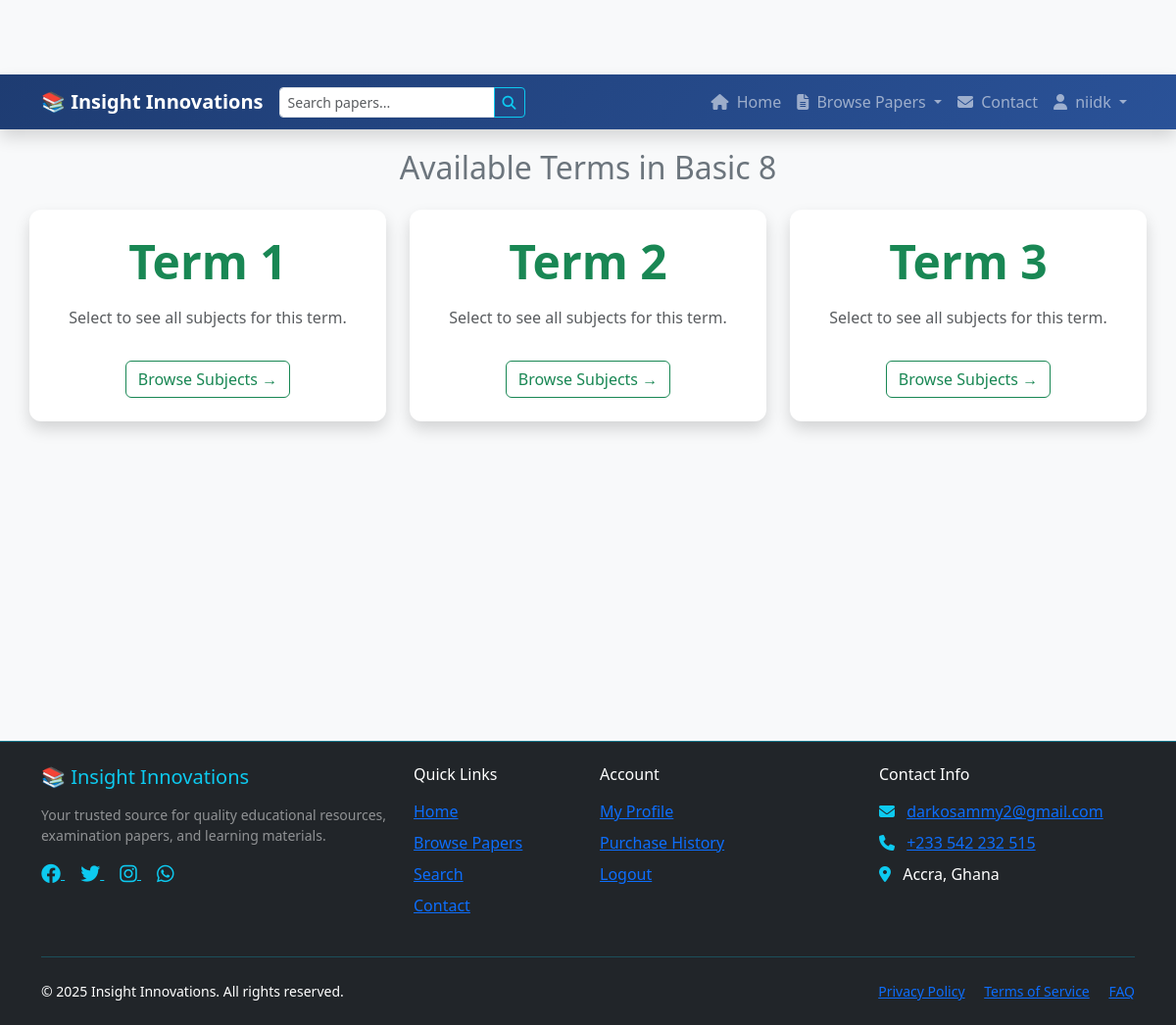
The page /basic-8/ (signed in) on the database its author committed.
### shop/models.py (models this page shows, shortened)
class Classes(models.Model):
    name = models.CharField(max_length=100, help_text="e.g., JHS 1, Basic 7")
    slug = models.SlugField(max_length=100, unique=True)
    description = models.TextField(blank=True)
    class Meta:
        verbose_name = 'Class (Grade)'
        verbose_name_plural = 'Classes (Grades)'
        ordering = ('name',)

class Term(models.Model):
    class_name = models.ForeignKey(Classes, related_name='terms', on_delete=models.CASCADE)
    name = models.CharField(max_length=50, help_text="e.g., Term 1, Term 2")
    slug = models.SlugField(max_length=50)
    class Meta:
        verbose_name_plural = 'Terms'
        unique_together = ('class_name', 'slug')
        ordering = ('name',)

### shop/views.py (the view)
# urls.py: path('<slug:class_slug>/', views.term_list, name='term_list'),
def term_list(request, class_slug):
    class_level = get_object_or_404(Classes, slug=class_slug)
    terms = class_level.terms.all()  # Remove .order_by('order', 'name')
    context = {
        'class_level': class_level,
        'terms': terms,
        'page_title': f'Select Term for {class_level.name}',
    }
    return render(request, 'shop/term_list.html', context)

### shop/templates/shop/term_list.html (shortened to what this page needs)
{% extends 'base.html' %}
{% block content %}
    <h2 class="mb-4 text-center text-secondary">Available Terms in {{ class_level.name }}</h2>
    <div class="row row-cols-1 row-cols-md-3 g-4">
        {% for term_obj in terms %}
            <div class="col">
                <a href="{% url 'shop:subject_list' class_level.slug term_obj.slug %}" class="text-decoration-none">
                    <div class="card card-class text-center h-100 shadow border-success border-2">
                        <div class="card-body p-4">
                            <h5 class="card-title fw-bold text-success display-5">{{ term_obj.name }}</h5>
                            <p class="card-text text-muted mt-3">Select to see all subjects for this term.</p>
                            <span class="btn btn-outline-success mt-3">
                                Browse Subjects &rarr;
                            </span>
                        </div>
                    </div>
                </a>
            </div>
        {% empty %}
            <div class="col-12">
                <div class="alert alert-warning text-center" role="alert">
                    No terms have been added for this class yet!
                </div>
            </div>
        {% endfor %}
    </div>
{% endblock content %}

### templates/base.html (shortened to what this page needs)
<!DOCTYPE html>
<html lang="en">
<head>
    <link href="https://cdn.jsdelivr.net/npm/bootstrap@5.3.3/dist/css/bootstrap.min.css"
          rel="stylesheet"
>
    <link rel="stylesheet" href="https://cdnjs.cloudflare.com/ajax/libs/font-awesome/6.4.0/css/all.min.css">
    <link rel="stylesheet" href="https://cdn.jsdelivr.net/npm/bootstrap-icons@1.11.0/font/bootstrap-icons.css">
</head>
<body>
    <nav class="navbar navbar-expand-lg navbar-dark bg-dark sticky-top shadow">
        <div class="container">
            <a class="navbar-brand fw-bold" href="{% url 'shop:class_list' %}">
                <span class="text-info">📚</span> Insight Innovations
            </a>
            <form class="d-none d-lg-flex ms-auto me-3" action="{% url 'shop:search_papers' %}" method="GET" style="max-width: 300px;">
                <div class="input-group input-group-sm">
                    <input type="text"
                           class="form-control"
                           placeholder="Search papers..."
                           name="q"
                           value="{{ request.GET.q }}">
                    <button class="btn btn-outline-info" type="submit">
                        <i class="fas fa-search"></i>
                    </button>
                </div>
            </form>
            <div class="collapse navbar-collapse" id="navbarNav">
                <ul class="navbar-nav ms-auto">
                    <li class="nav-item">
                        <a class="nav-link {% if request.resolver_match.url_name == 'class_list' %}active{% endif %}"
                           href="{% url 'shop:class_list' %}">
                            <i class="fas fa-home d-lg-none d-xl-inline me-1"></i>
                            <span class="d-none d-lg-inline">Home</span>
                        </a>
                    </li>
                    <li class="nav-item dropdown">
                        <a class="nav-link dropdown-toggle" href="#" role="button" data-bs-toggle="dropdown">
                            <i class="fas fa-file-alt d-lg-none d-xl-inline me-1"></i>
                            <span class="d-none d-lg-inline">Browse Papers</span>
                        </a>
                    </li>
                    <li class="nav-item">
                        <a class="nav-link {% if request.resolver_match.url_name == 'contact_us' %}active{% endif %}"
                           href="{% url 'shop:contact_us' %}">
                            <i class="fas fa-envelope d-lg-none d-xl-inline me-1"></i>
                            <span class="d-none d-lg-inline">Contact</span>
                        </a>
                    </li>
                    {% if user.is_authenticated %}
                    <li class="nav-item dropdown">
                        <a class="nav-link dropdown-toggle" href="#" role="button" data-bs-toggle="dropdown">
                            <i class="fas fa-user d-lg-none d-xl-inline me-1"></i>
                            <span class="d-none d-lg-inline">{{ user.username|truncatechars:15 }}</span>
                        </a>
                    </li>
                    {% endif %}
                </ul>
            </div>
        </div>
    </nav>
    <main class="container main-content">
        {% block content %}
        {% endblock %}
    </main>
    <footer class="bg-dark text-white py-4 mt-4 border-top border-info border-opacity-50">
        <div class="container">
            <div class="row">
                <div class="col-lg-4 mb-4 mb-lg-0">
                    <h5 class="text-info mb-3">
                        <span class="text-info">📚</span> Insight Innovations
                    </h5>
                    <p class="small text-white-50">
                        Your trusted source for quality educational resources,
                        examination papers, and learning materials.
                    </p>
                    <div class="social-links mt-3">
                        <a href="#" class="text-info me-3" title="Facebook">
                            <i class="fab fa-facebook fa-lg"></i>
                        </a>
                        <a href="#" class="text-info me-3" title="Twitter">
                            <i class="fab fa-twitter fa-lg"></i>
                        </a>
                        <a href="#" class="text-info me-3" title="Instagram">
                            <i class="fab fa-instagram fa-lg"></i>
                        </a>
                        <a href="#" class="text-info" title="WhatsApp">
                            <i class="fab fa-whatsapp fa-lg"></i>
                        </a>
                    </div>
                </div>
                <div class="col-lg-2 col-md-4 mb-4 mb-md-0">
                    <h6 class="text-white mb-3">Quick Links</h6>
                    <ul class="list-unstyled">
                        <li class="mb-2"><a href="{% url 'shop:class_list' %}">Home</a></li>
                        <li class="mb-2"><a href="{% url 'shop:all_papers' %}">Browse Papers</a></li>
                        <li class="mb-2"><a href="{% url 'shop:search_papers' %}">Search</a></li>
                        <li class="mb-2"><a href="{% url 'shop:contact_us' %}">Contact</a></li>
                    </ul>
                </div>
                <div class="col-lg-3 col-md-4 mb-4 mb-md-0">
                    <h6 class="text-white mb-3">Account</h6>
                    <ul class="list-unstyled">
                        {% if user.is_authenticated %}
                        <li class="mb-2"><a href="{% url 'shop:profile' %}">My Profile</a></li>
                        <li class="mb-2"><a href="{% url 'shop:purchase_history' %}">Purchase History</a></li>
                        <li class="mb-2"><a href="{% url 'shop:logout' %}">Logout</a></li>
                        {% else %}
                        <li class="mb-2"><a href="{% url 'shop:login' %}">Login</a></li>
                        <li class="mb-2"><a href="{% url 'shop:register' %}">Register</a></li>
                        {% endif %}
                    </ul>
                </div>
                <div class="col-lg-3 col-md-4">
                    <h6 class="text-white mb-3">Contact Info</h6>
                    <ul class="list-unstyled">
                        <li class="mb-2">
                            <i class="fas fa-envelope me-2 text-info"></i>
                            <a href="mailto:darkosammy2@gmail.com">darkosammy2@gmail.com</a>
                        </li>
                        <li class="mb-2">
                            <i class="fas fa-phone me-2 text-info"></i>
                            <a href="tel:+233542232515">+233 542 232 515</a>
                        </li>
                        <li class="mb-2">
                            <i class="fas fa-map-marker-alt me-2 text-info"></i>
                            Accra, Ghana
                        </li>
                    </ul>
                </div>
            </div>
            <hr class="border-info my-4">
            <div class="row">
                <div class="col-md-6">
                    <p class="small mb-0">
                        &copy; {% now "Y" %} Insight Innovations. All rights reserved.
                    </p>
                </div>
                <div class="col-md-6 text-md-end">
                    <p class="small mb-0">
                        <a href="{% url 'shop:privacy_policy' %}" class="me-3">Privacy Policy</a>
                        <a href="{% url 'shop:terms_of_service' %}" class="me-3">Terms of Service</a>
                        <a href="{% url 'shop:faq' %}">FAQ</a>
                    </p>
                </div>
            </div>
        </div>
    </footer>
</body>
</html>

### templates/base.html (style rules this page uses)
:root { --primary-color: #0d6efd; --info-color: #0dcaf0; --dark-color: #212529; }
body { font-family: 'Segoe UI', Tahoma, Geneva, Verdana, sans-serif; padding-top: 76px; background-color: #f8f9fa; min-height: 100vh; display: flex; flex-direction: column; }
.main-content { flex: 1; padding: 20px 0; min-height: calc(100vh - 200px); }
.navbar { background: linear-gradient(135deg, #1e3c72 0%, #2a5298 100%); box-shadow: 0 2px 10px rgba(0,0,0,0.1); }
.nav-link { transition: all 0.3s ease; }
.card { border-radius: 12px; border: none; box-shadow: 0 4px 6px rgba(0,0,0,0.05); transition: transform 0.3s ease, box-shadow 0.3s ease; }

### rows shown on the page
Classes: name "Basic 8"
Term: name "Term 1"
Term: name "Term 2"
Term: name "Term 3"

### other values the page prints
{{ user.username|truncatechars:15 }} "niidk"
